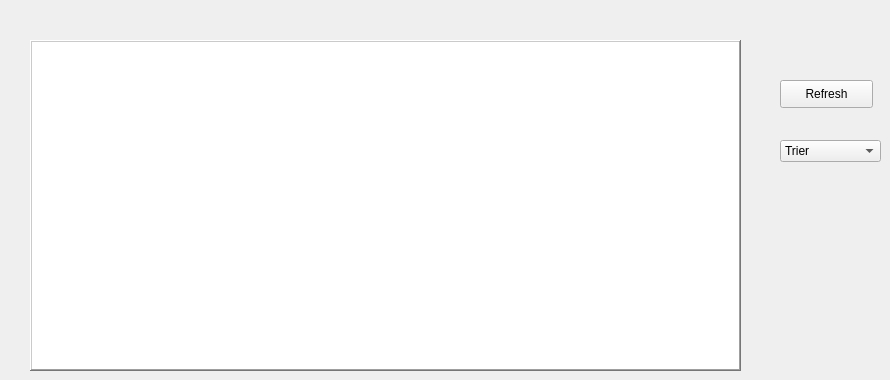
      <widget class="QWidget" name="tab_2">
       <attribute name="title">
        <string>Afficher Client</string>
       </attribute>
       <widget class="QTableView" name="tableClient">
        <property name="geometry">
         <rect>
          <x>30</x>
          <y>40</y>
          <width>711</width>
          <height>331</height>
         </rect>
        </property>
        <property name="frameShape">
         <enum>QFrame::WinPanel</enum>
        </property>
        <property name="frameShadow">
         <enum>QFrame::Raised</enum>
        </property>
        <property name="gridStyle">
         <enum>Qt::CustomDashLine</enum>
        </property>
       </widget>
       <widget class="QComboBox" name="comboBox_trier">
        <property name="geometry">
         <rect>
          <x>780</x>
          <y>140</y>
          <width>101</width>
          <height>22</height>
         </rect>
        </property>
        <item>
         <property name="text">
          <string>Trier</string>
         </property>
        </item>
        <item>
         <property name="text">
          <string>Id_Client</string>
         </property>
        </item>
        <item>
         <property name="text">
          <string>Poids</string>
         </property>
        </item>
        <item>
         <property name="text">
          <string>taille</string>
         </property>
        </item>
        <item>
         <property name="text">
          <string>age</string>
         </property>
        </item>
        <item>
         <property name="text">
          <string>gender</string>
         </property>
        </item>
       </widget>
       <widget class="QPushButton" name="Refresh_Client">
        <property name="geometry">
         <rect>
          <x>780</x>
          <y>80</y>
          <width>93</width>
          <height>28</height>
         </rect>
        </property>
        <property name="text">
         <string>Refresh</string>
        </property>
       </widget>
      </widget>
